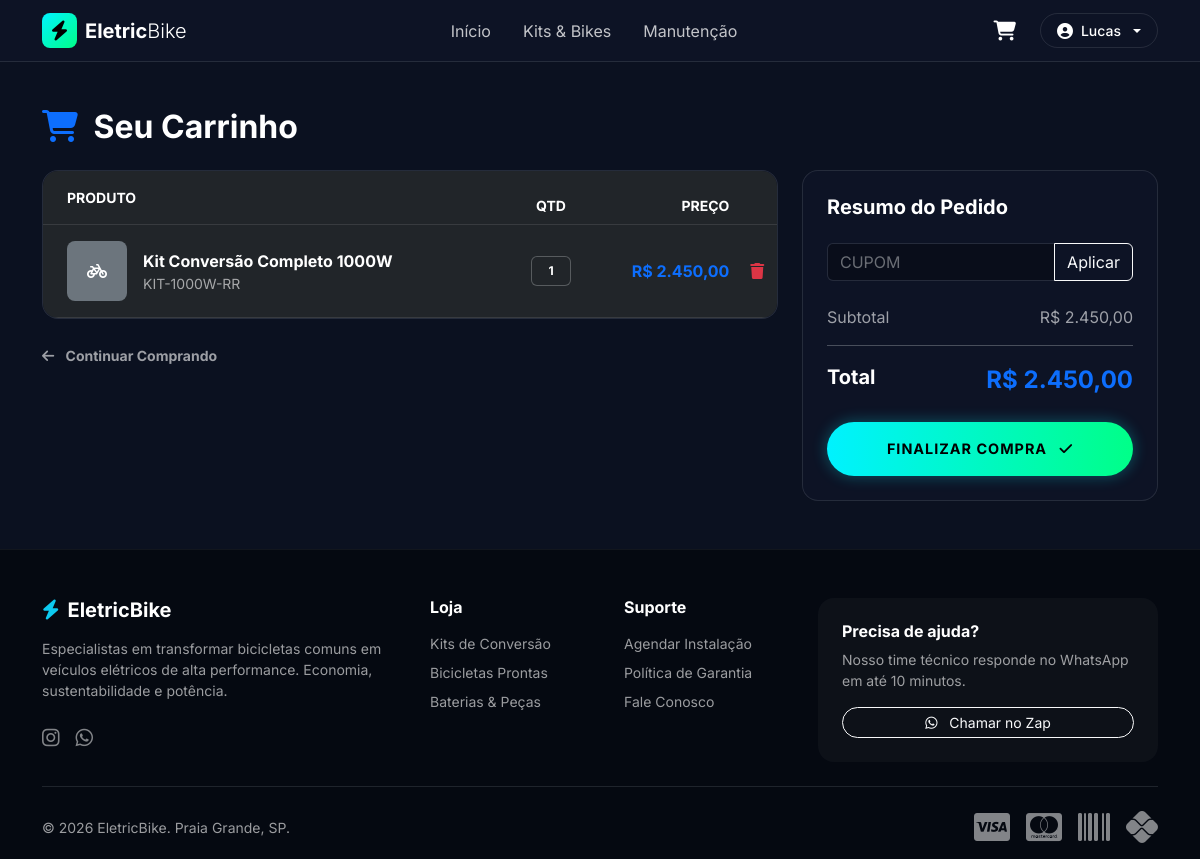
Page /orders/carrinho/ (signed in) on the earlier database version.
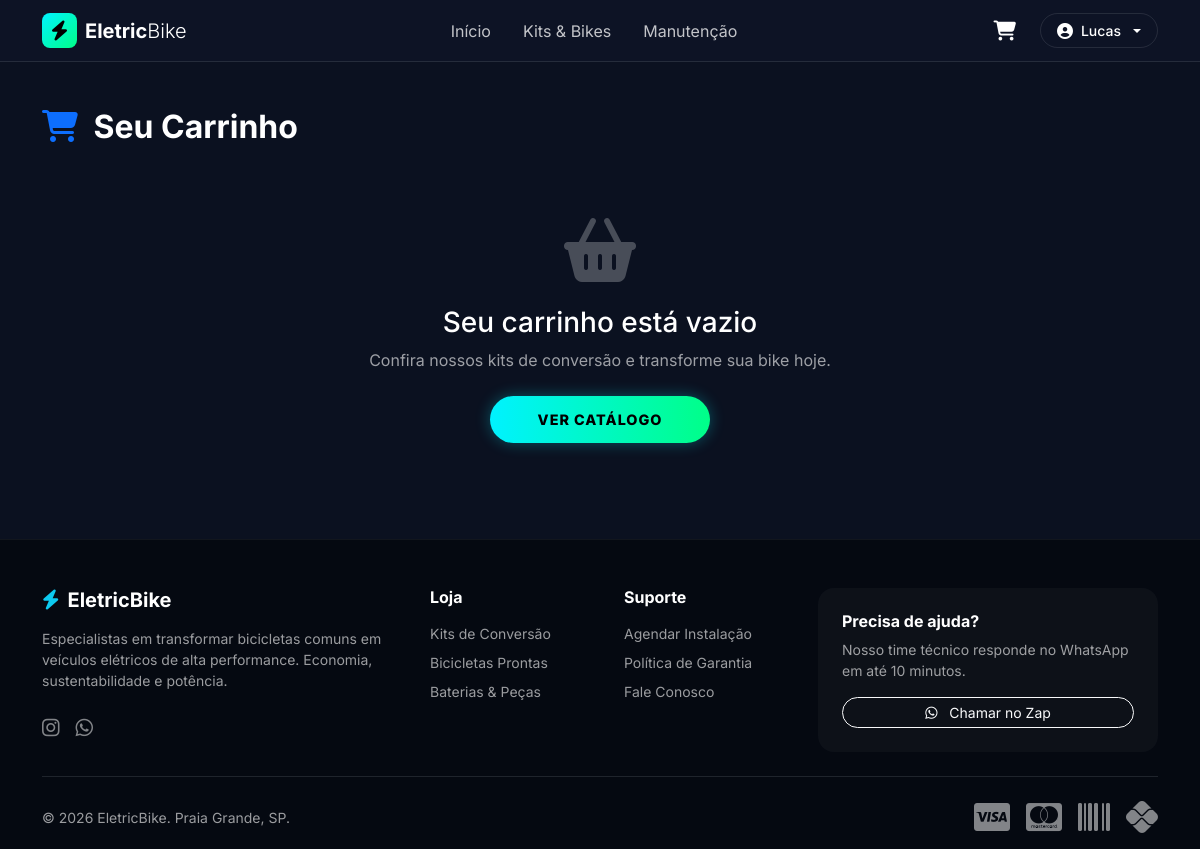
Same page on the later database version.
### apps/Orders/models.py (models this page shows, shortened)
class CartItem(models.Model):
    cart = models.ForeignKey(Cart, on_delete=models.CASCADE, related_name='items')
    product = models.ForeignKey(Product, on_delete=models.CASCADE)
    quantity = models.PositiveIntegerField(default=1)
    @property
    def unit_price(self):
        return self.product.selling_price
    @property
    def subtotal(self):
        return self.unit_price * self.quantity

class Cart(models.Model):
    user = models.ForeignKey(Client, on_delete=models.CASCADE, null=True, blank=True)
    session_key = models.CharField(max_length=40, null=True, blank=True)
    coupon = models.ForeignKey(Coupon, on_delete=models.SET_NULL, null=True, blank=True)
    created_at = models.DateTimeField(auto_now_add=True)
    updated_at = models.DateTimeField(auto_now=True)
    @property
    def total_amount(self):
        return sum(item.subtotal for item in self.items.all())
    @property
    def discount_amount(self):
        if self.coupon and self.coupon.active:
            return (self.total_amount * Decimal(self.coupon.discount_percent)) / 100
        return Decimal(0)
    @property
    def total_with_discount(self):
        return self.total_amount - self.discount_amount

### apps/Assets/models.py (models this page shows, shortened)
class Product(TimeStampedModel):
    TYPE_CHOICES = [
        ('BIKE', 'Bicicleta Elétrica'),     # Tem quadro, motor, bateria
        ('COMPONENT', 'Peça/Componente'),   # Plugs, Células, Controladores
        ('ACCESSORY', 'Acessório'),         # Capacetes, Trancas
        ('SERVICE', 'Serviço/Mão de Obra'), # Diagnóstico, Montagem
        ('KIT', 'Kit de Conversão'),        # Combo Motor + Bateria
    ]
    OWNERSHIP_CHOICES = [
        ('SHOP', 'Estoque da Loja (Venda)'),
        ('CUSTOMER', 'Pertence ao Cliente (Manutenção)'),
    ]
    CONDITION_CHOICES = [
        ('NEW', 'Novo'),
        ('USED', 'Seminovo/Usado'),
        ('OPEN_BOX', 'Open Box'),
        ('REFURBISHED', 'Recondicionado'),
    ]
    name = models.CharField("Nome", max_length=150)
    slug = models.SlugField(unique=True, blank=True)
    sku = models.CharField("SKU/Código", max_length=50, unique=True, blank=True, null=True, help_text="Código de barras ou interno")
    category = models.ForeignKey(Category, on_delete=models.SET_NULL, null=True, related_name='products')
    product_type = models.CharField("Tipo", max_length=20, choices=TYPE_CHOICES, default='COMPONENT')
    ownership = models.CharField("Propriedade", max_length=10, choices=OWNERSHIP_CHOICES, default='SHOP')
    condition = models.CharField("Condição", max_length=20, choices=CONDITION_CHOICES, default='NEW')
    description = models.TextField("Descrição Detalhada", blank=True)
    short_description = models.CharField("Resumo", max_length=200, blank=True, help_text="Para exibição em cards")
    cost_price = models.DecimalField("Preço de Custo", max_digits=10, decimal_places=2, null=True, blank=True)
    selling_price = models.DecimalField("Preço de Venda", max_digits=10, decimal_places=2, null=True, blank=True)
    stock_quantity = models.IntegerField("Estoque Atual", default=0)
    min_stock_alert = models.IntegerField("Alerta Mínimo", default=2)
    is_active = models.BooleanField(default=True)
    is_featured = models.BooleanField("Destaque na Home", default=False)
    main_image = models.ImageField("Imagem Capa", upload_to='products/main/', null=True, blank=True)

### apps/Orders/views.py (the view)
# urls.py: path('carrinho/', views.cart_detail, name='cart_detail'),
def cart_detail(request):
    cart = _get_cart(request)
    items = cart.items.select_related('product').all()
    return render(request, 'public/cart.html', {'cart': cart, 'items': items})

### apps/Orders/views.py (called while the page is built)
def _get_cart(request):
    if not request.session.session_key:
        request.session.create()
    session_key = request.session.session_key
    if request.user.is_authenticated:
        try:
            client, created = Client.objects.get_or_create(user=request.user)
            cart, created = Cart.objects.get_or_create(user=client)
        except Exception:
            cart, created = Cart.objects.get_or_create(session_key=session_key)
    else:
        cart, created = Cart.objects.get_or_create(session_key=session_key, user=None)
    return cart

### apps/Staff/models.py (called while the page is built)
    @classmethod
    def get_solo(cls):
        obj, created = cls.objects.get_or_create(pk=1)
        return obj

### Templates/public/cart.html (shortened to what the changed rows need)
{% extends 'base.html' %}
{% load humanize %}
{% block content %}
<div class="container py-5">
    <h2 class="fw-bold text-white mb-4"><i class="fas fa-shopping-cart text-primary me-2"></i> Seu Carrinho</h2>
    {% if cart.items.exists %}
    <div class="row g-4">
        <div class="col-lg-8">
            <div class="bg-glass rounded-4 overflow-hidden border border-light border-opacity-10">
                <div class="table-responsive">
                    <table class="table table-dark table-hover align-middle mb-0" style="background: transparent;">
                        <thead>
                            <tr class="text-uppercase text-muted small border-bottom border-light border-opacity-10">
                                <th class="ps-4 py-3 border-0">Produto</th>
                                <th class="text-center border-0">Qtd</th>
                                <th class="text-end border-0">Preço</th>
                                <th class="text-center border-0"></th>
                            </tr>
                        </thead>
                        <tbody>
                            {% for item in cart.items.all %}
                            <tr>
                                <td class="ps-4 py-3 border-light border-opacity-10">
                                    <div class="d-flex align-items-center gap-3">
                                        <div class="bg-white rounded-3 overflow-hidden" style="width: 60px; height: 60px;">
                                            {% if item.product.main_image %}
                                                <img src="{{ item.product.main_image.url }}" class="w-100 h-100 object-fit-cover" alt="{{ item.product.name }}">
                                            {% else %}
                                                <div class="w-100 h-100 d-flex align-items-center justify-content-center bg-secondary"><i class="fas fa-bicycle text-white"></i></div>
                                            {% endif %}
                                        </div>
                                        <div>
                                            <a href="#" class="fw-bold text-white text-decoration-none">{{ item.product.name }}</a>
                                            <small class="d-block text-muted">{{ item.product.sku }}</small>
                                        </div>
                                    </div>
                                </td>
                                <td class="text-center border-light border-opacity-10">
                                    <span class="badge bg-dark border border-light border-opacity-25 px-3 py-2">{{ item.quantity }}</span>
                                </td>
                                <td class="text-end fw-bold text-primary border-light border-opacity-10">
                                    R$ {{ item.subtotal|intcomma }}
                                </td>
                                <td class="text-center border-light border-opacity-10">
                                    <a href="{% url 'cart_remove' item.product.id %}" class="text-danger hover-opacity-75"><i class="fas fa-trash"></i></a>
                                </td>
                            </tr>
                            {% endfor %}
                        </tbody>
                    </table>
                </div>
            </div>
            <div class="mt-4">
                <a href="{% url 'bike_catalog' %}" class="text-muted text-decoration-none small fw-bold hover-text-white">
                    <i class="fas fa-arrow-left me-2"></i> Continuar Comprando
                </a>
            </div>
        </div>
        <div class="col-lg-4">
            <div class="bg-glass rounded-4 p-4 border border-light border-opacity-10 sticky-top" style="top: 100px;">
                <h5 class="fw-bold text-white mb-4">Resumo do Pedido</h5>
                <form action="{% url 'coupon_apply' %}" method="post" class="mb-4">
                    <div class="input-group">
                        <input type="text" name="code" value="{{ cart.coupon.code|default:'' }}" class="form-control form-control-dark" placeholder="CUPOM" style="text-transform: uppercase;">
                        <button class="btn btn-outline-light" type="submit">Aplicar</button>
                    </div>
                </form>
                <div class="d-flex justify-content-between mb-2 text-muted">
                    <span>Subtotal</span>
                    <span>R$ {{ cart.total_amount|intcomma }}</span>
                </div>
                <hr class="border-light opacity-10 my-3">
                <div class="d-flex justify-content-between mb-4">
                    <span class="fs-5 fw-bold text-white">Total</span>
                    <span class="fs-4 fw-bold text-primary">R$ {{ cart.total_with_discount|intcomma }}</span>
                </div>
                <a href="{% url 'checkout_create_order' %}" class="btn btn-neon w-100 py-3 fw-bold">
                    Finalizar Compra <i class="fas fa-check ms-2"></i>
                </a>
            </div>
        </div>
    </div>
    {% else %}
    <div class="text-center py-5">
        <div class="mb-4 opacity-25">
            <i class="fas fa-shopping-basket fa-4x text-white"></i>
        </div>
        <h3 class="text-white">Seu carrinho está vazio</h3>
        <p class="text-muted mb-4">Confira nossos kits de conversão e transforme sua bike hoje.</p>
        <a href="{% url 'bike_catalog' %}" class="btn btn-neon px-5">Ver Catálogo</a>
    </div>
    {% endif %}
</div>
{% endblock %}

Differences in the rows shown:
removed CartItem: product.name "Kit Conversão Completo 1000W", product.sku "KIT-1000W-RR", quantity "1", subtotal "2.450,00"
no longer on this page (row edited): Cart: total_amount "2.450,00", total_with_discount "2.450,00"
Other differences:
text no longer shown: "PRODUTO QTD PREÇO Continuar Comprando Resumo do Pedido Aplicar Subtotal R$ Total R$ FINALIZAR COMPRA"
text now shown: "Seu carrinho está vazio Confira nossos kits de conversão e transforme sua bike hoje. VER CATÁLOGO"
